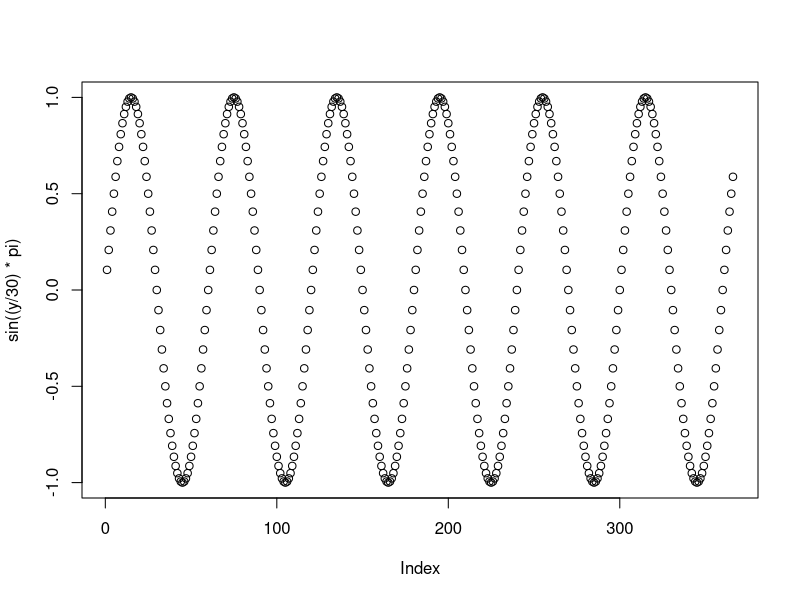
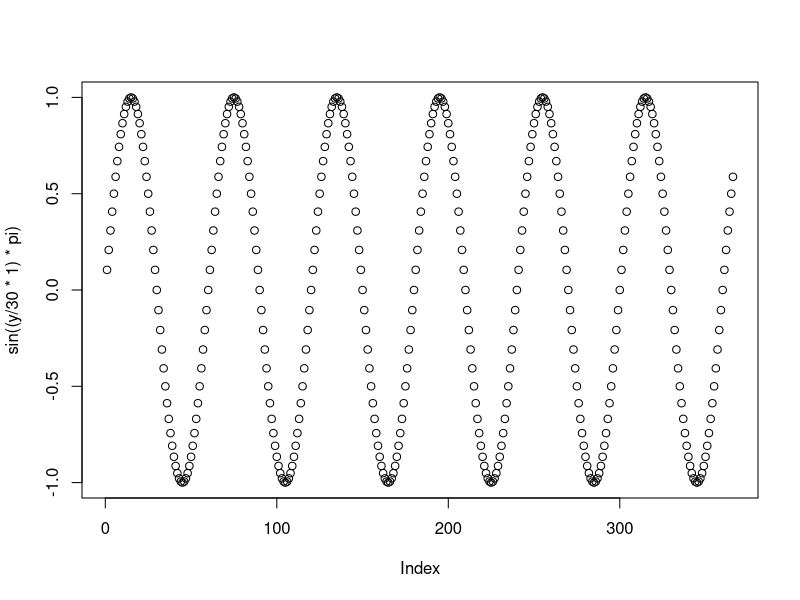
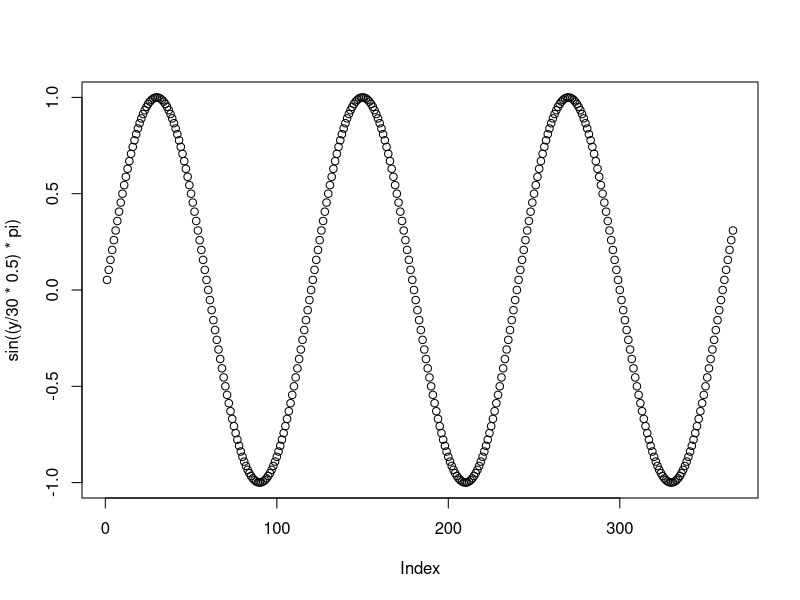
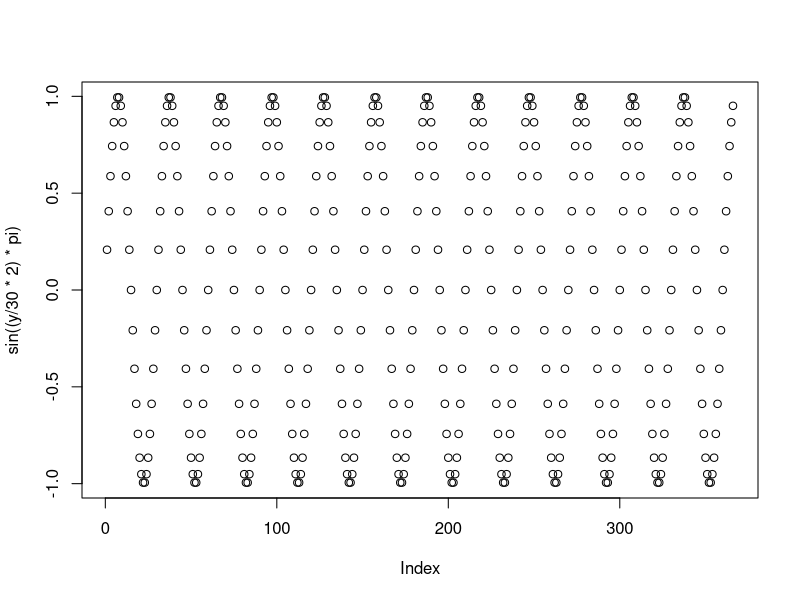

Write R code to recreate these figures, in order.
y = seq(0:365)
plot(sin((y/30)*pi))


plot(sin((y/30*1)*pi))
plot(sin((y/30*0.5)*pi))
plot(sin((y/30*2)*pi))
((y/30)*pi)[1]
